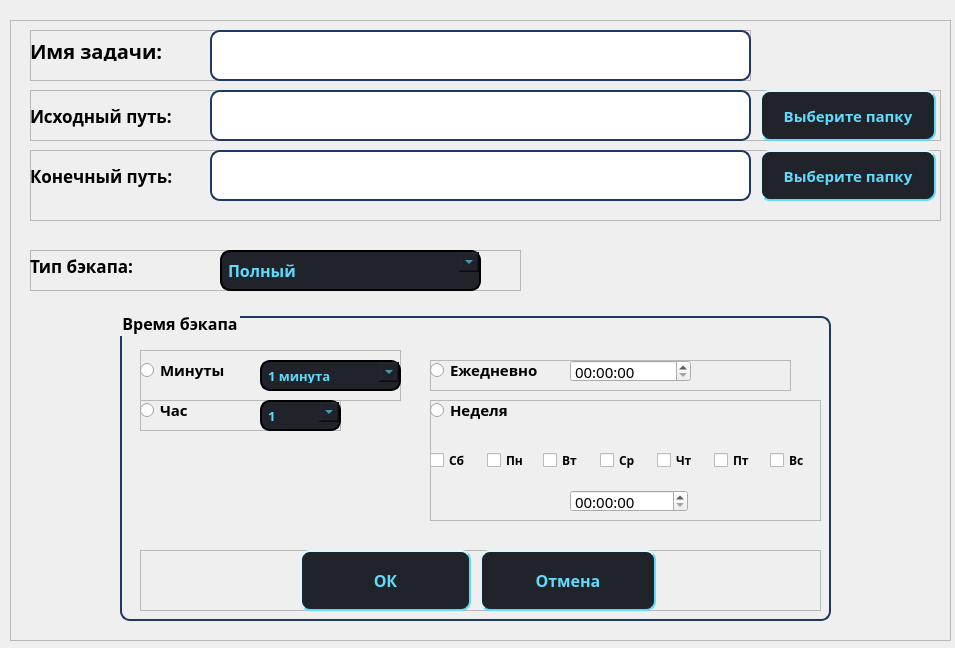
<?xml version="1.0" encoding="UTF-8"?>
<ui version="4.0">
 <class>DialogShedule</class>
 <widget class="QDialog" name="DialogShedule">
  <property name="geometry">
   <rect>
    <x>0</x>
    <y>0</y>
    <width>955</width>
    <height>648</height>
   </rect>
  </property>
  <property name="windowTitle">
   <string>Добавление задачи для бэкапа</string>
  </property>
  <property name="windowIcon">
   <iconset>
    <normaloff>../../../static/icons/Folder-Backups.ico</normaloff>../../../static/icons/Folder-Backups.ico</iconset>
  </property>
  <widget class="QFrame" name="frame">
   <property name="geometry">
    <rect>
     <x>10</x>
     <y>20</y>
     <width>941</width>
     <height>621</height>
    </rect>
   </property>
   <property name="frameShape">
    <enum>QFrame::StyledPanel</enum>
   </property>
   <property name="frameShadow">
    <enum>QFrame::Raised</enum>
   </property>
   <widget class="QGroupBox" name="groupBox">
    <property name="geometry">
     <rect>
      <x>110</x>
      <y>290</y>
      <width>711</width>
      <height>311</height>
     </rect>
    </property>
    <property name="font">
     <font>
      <family>Century Gothic</family>
      <pointsize>12</pointsize>
      <weight>75</weight>
      <bold>true</bold>
     </font>
    </property>
    <property name="styleSheet">
     <string notr="true">QGroupBox {
    border: 2px solid #1f3861;
    border-radius: 10px;
    margin-top: 6px;
}

QGroupBox::indicator:unchecked {
    background-color: #20232A;
}

QGroupBox::indicator:checked {
    background-color: #1c4483;
}

QComboBox {
    background-color: #20232A;
    color: #61dafb;
    border-style: outset;
    border-width: 2px;
    border-radius: 10px;
    padding: 6px;
}

QComboBox:hover {
    background-color: #1f3861;
}

QComboBox:pressed {
    background-color: #1c4483;
}

QComboBox::drop-down {
    width: 20px;
    height: 20px;
}

QComboBox QAbstractItemView {
    background-color: #20232A;
    color: #61dafb;
    border: 2px solid #1f3861;
    selection-background-color: #1c4483;
}

</string>
    </property>
    <property name="title">
     <string>Время бэкапа</string>
    </property>
    <widget class="QFrame" name="frame_8">
     <property name="geometry">
      <rect>
       <x>20</x>
       <y>40</y>
       <width>261</width>
       <height>51</height>
      </rect>
     </property>
     <property name="frameShape">
      <enum>QFrame::StyledPanel</enum>
     </property>
     <property name="frameShadow">
      <enum>QFrame::Raised</enum>
     </property>
     <widget class="QRadioButton" name="minutesRadio">
      <property name="geometry">
       <rect>
        <x>0</x>
        <y>10</y>
        <width>111</width>
        <height>20</height>
       </rect>
      </property>
      <property name="font">
       <font>
        <family>Century Gothic</family>
        <pointsize>11</pointsize>
        <weight>75</weight>
        <bold>true</bold>
       </font>
      </property>
      <property name="text">
       <string>Минуты</string>
      </property>
     </widget>
     <widget class="QComboBox" name="minutesComboBox">
      <property name="geometry">
       <rect>
        <x>120</x>
        <y>10</y>
        <width>141</width>
        <height>31</height>
       </rect>
      </property>
      <property name="font">
       <font>
        <family>Century Gothic</family>
        <pointsize>10</pointsize>
        <weight>75</weight>
        <bold>true</bold>
       </font>
      </property>
      <property name="styleSheet">
       <string notr="true">QComboBox {
    background-color: #20232A;
    color: #61dafb;
    border-style: outset;
    border-width: 2px;
    border-radius: 10px;
    padding: 6px;
}

QComboBox:hover {
    background-color: #1f3861;
}

QComboBox:pressed {
    background-color: #1c4483;
}

QComboBox::drop-down {
    width: 20px;
    height: 20px;
}

QComboBox QAbstractItemView {
    background-color: #20232A;
    color: #61dafb;
    border: 2px solid #1f3861;
    selection-background-color: #1c4483;
}
</string>
      </property>
      <item>
       <property name="text">
        <string>1 минута</string>
       </property>
      </item>
      <item>
       <property name="text">
        <string>5 минут</string>
       </property>
      </item>
      <item>
       <property name="text">
        <string>10 минут</string>
       </property>
      </item>
      <item>
       <property name="text">
        <string>15 минут</string>
       </property>
      </item>
      <item>
       <property name="text">
        <string>20 минут</string>
       </property>
      </item>
      <item>
       <property name="text">
        <string>25 минут</string>
       </property>
      </item>
      <item>
       <property name="text">
        <string>30 минут</string>
       </property>
      </item>
      <item>
       <property name="text">
        <string>35 минут</string>
       </property>
      </item>
      <item>
       <property name="text">
        <string>40 минут</string>
       </property>
      </item>
      <item>
       <property name="text">
        <string>45 минут</string>
       </property>
      </item>
      <item>
       <property name="text">
        <string>50 минут</string>
       </property>
      </item>
      <item>
       <property name="text">
        <string>55 минут</string>
       </property>
      </item>
      <item>
       <property name="text">
        <string>60 минут</string>
       </property>
      </item>
     </widget>
    </widget>
    <widget class="QFrame" name="frame_9">
     <property name="geometry">
      <rect>
       <x>20</x>
       <y>90</y>
       <width>201</width>
       <height>31</height>
      </rect>
     </property>
     <property name="frameShape">
      <enum>QFrame::StyledPanel</enum>
     </property>
     <property name="frameShadow">
      <enum>QFrame::Raised</enum>
     </property>
     <widget class="QRadioButton" name="hoursRadio">
      <property name="geometry">
       <rect>
        <x>0</x>
        <y>0</y>
        <width>111</width>
        <height>20</height>
       </rect>
      </property>
      <property name="font">
       <font>
        <family>Century Gothic</family>
        <pointsize>11</pointsize>
        <weight>75</weight>
        <bold>true</bold>
       </font>
      </property>
      <property name="text">
       <string>Час</string>
      </property>
     </widget>
     <widget class="QComboBox" name="hoursComboBox">
      <property name="geometry">
       <rect>
        <x>120</x>
        <y>0</y>
        <width>81</width>
        <height>31</height>
       </rect>
      </property>
      <property name="font">
       <font>
        <family>Century Gothic</family>
        <pointsize>10</pointsize>
        <weight>75</weight>
        <bold>true</bold>
       </font>
      </property>
      <property name="styleSheet">
       <string notr="true">QComboBox {
    background-color: #20232A;
    color: #61dafb;
    border-style: outset;
    border-width: 2px;
    border-radius: 10px;
    padding: 6px;
}

QComboBox:hover {
    background-color: #1f3861;
}

QComboBox:pressed {
    background-color: #1c4483;
}

QComboBox::drop-down {
    width: 20px;
    height: 20px;
}

QComboBox QAbstractItemView {
    background-color: #20232A;
    color: #61dafb;
    border: 2px solid #1f3861;
    selection-background-color: #1c4483;
}
</string>
      </property>
      <item>
       <property name="text">
        <string>1</string>
       </property>
      </item>
      <item>
       <property name="text">
        <string>2</string>
       </property>
      </item>
      <item>
       <property name="text">
        <string>3</string>
       </property>
      </item>
      <item>
       <property name="text">
        <string>4</string>
       </property>
      </item>
      <item>
       <property name="text">
        <string>5</string>
       </property>
      </item>
      <item>
       <property name="text">
        <string>6</string>
       </property>
      </item>
      <item>
       <property name="text">
        <string>7</string>
       </property>
      </item>
      <item>
       <property name="text">
        <string>8</string>
       </property>
      </item>
      <item>
       <property name="text">
        <string>9</string>
       </property>
      </item>
      <item>
       <property name="text">
        <string>10</string>
       </property>
      </item>
      <item>
       <property name="text">
        <string>11</string>
       </property>
      </item>
      <item>
       <property name="text">
        <string>12</string>
       </property>
      </item>
      <item>
       <property name="text">
        <string>13</string>
       </property>
      </item>
      <item>
       <property name="text">
        <string>14</string>
       </property>
      </item>
      <item>
       <property name="text">
        <string>15</string>
       </property>
      </item>
      <item>
       <property name="text">
        <string>16</string>
       </property>
      </item>
      <item>
       <property name="text">
        <string>17</string>
       </property>
      </item>
      <item>
       <property name="text">
        <string>18</string>
       </property>
      </item>
      <item>
       <property name="text">
        <string>19</string>
       </property>
      </item>
      <item>
       <property name="text">
        <string>20</string>
       </property>
      </item>
      <item>
       <property name="text">
        <string>21</string>
       </property>
      </item>
      <item>
       <property name="text">
        <string>22</string>
       </property>
      </item>
      <item>
       <property name="text">
        <string>23</string>
       </property>
      </item>
      <item>
       <property name="text">
        <string>24</string>
       </property>
      </item>
     </widget>
    </widget>
    <widget class="QFrame" name="frame_10">
     <property name="geometry">
      <rect>
       <x>310</x>
       <y>50</y>
       <width>361</width>
       <height>31</height>
      </rect>
     </property>
     <property name="frameShape">
      <enum>QFrame::StyledPanel</enum>
     </property>
     <property name="frameShadow">
      <enum>QFrame::Raised</enum>
     </property>
     <widget class="QRadioButton" name="daysRadio">
      <property name="geometry">
       <rect>
        <x>0</x>
        <y>0</y>
        <width>141</width>
        <height>20</height>
       </rect>
      </property>
      <property name="font">
       <font>
        <family>Century Gothic</family>
        <pointsize>11</pointsize>
        <weight>75</weight>
        <bold>true</bold>
       </font>
      </property>
      <property name="text">
       <string>Ежедневно</string>
      </property>
     </widget>
     <widget class="QTimeEdit" name="dayTimeEdit">
      <property name="geometry">
       <rect>
        <x>140</x>
        <y>0</y>
        <width>121</width>
        <height>22</height>
       </rect>
      </property>
      <property name="font">
       <font>
        <family>Century Gothic</family>
        <pointsize>11</pointsize>
        <weight>50</weight>
        <bold>false</bold>
       </font>
      </property>
     </widget>
    </widget>
    <widget class="QFrame" name="frame_11">
     <property name="geometry">
      <rect>
       <x>310</x>
       <y>90</y>
       <width>391</width>
       <height>121</height>
      </rect>
     </property>
     <property name="frameShape">
      <enum>QFrame::StyledPanel</enum>
     </property>
     <property name="frameShadow">
      <enum>QFrame::Raised</enum>
     </property>
     <widget class="QRadioButton" name="weeksRadio">
      <property name="geometry">
       <rect>
        <x>0</x>
        <y>0</y>
        <width>131</width>
        <height>20</height>
       </rect>
      </property>
      <property name="font">
       <font>
        <family>Century Gothic</family>
        <pointsize>11</pointsize>
        <weight>75</weight>
        <bold>true</bold>
       </font>
      </property>
      <property name="text">
       <string>Неделя</string>
      </property>
     </widget>
     <widget class="QWidget" name="weekDaysGroup" native="true">
      <property name="geometry">
       <rect>
        <x>0</x>
        <y>40</y>
        <width>391</width>
        <height>41</height>
       </rect>
      </property>
      <layout class="QHBoxLayout" name="horizontalLayout">
       <item>
        <widget class="QCheckBox" name="saturdayCheckBox">
         <property name="font">
          <font>
           <family>Century Gothic</family>
           <pointsize>9</pointsize>
           <weight>75</weight>
           <bold>true</bold>
          </font>
         </property>
         <property name="text">
          <string>Сб</string>
         </property>
        </widget>
       </item>
       <item>
        <widget class="QCheckBox" name="mondayCheckBox">
         <property name="font">
          <font>
           <family>Century Gothic</family>
           <pointsize>9</pointsize>
           <weight>75</weight>
           <bold>true</bold>
          </font>
         </property>
         <property name="text">
          <string>Пн</string>
         </property>
        </widget>
       </item>
       <item>
        <widget class="QCheckBox" name="tuesdayCheckBox">
         <property name="font">
          <font>
           <family>Century Gothic</family>
           <pointsize>9</pointsize>
           <weight>75</weight>
           <bold>true</bold>
          </font>
         </property>
         <property name="text">
          <string>Вт</string>
         </property>
        </widget>
       </item>
       <item>
        <widget class="QCheckBox" name="wednesdayCheckBox">
         <property name="font">
          <font>
           <family>Century Gothic</family>
           <pointsize>9</pointsize>
           <weight>75</weight>
           <bold>true</bold>
          </font>
         </property>
         <property name="text">
          <string>Ср</string>
         </property>
        </widget>
       </item>
       <item>
        <widget class="QCheckBox" name="thursdayCheckBox">
         <property name="font">
          <font>
           <family>Century Gothic</family>
           <pointsize>9</pointsize>
           <weight>75</weight>
           <bold>true</bold>
          </font>
         </property>
         <property name="text">
          <string>Чт</string>
         </property>
        </widget>
       </item>
       <item>
        <widget class="QCheckBox" name="fridayCheckBox">
         <property name="font">
          <font>
           <family>Century Gothic</family>
           <pointsize>9</pointsize>
           <weight>75</weight>
           <bold>true</bold>
          </font>
         </property>
         <property name="text">
          <string>Пт</string>
         </property>
        </widget>
       </item>
       <item>
        <widget class="QCheckBox" name="sundayCheckBox">
         <property name="font">
          <font>
           <family>Century Gothic</family>
           <pointsize>9</pointsize>
           <weight>75</weight>
           <bold>true</bold>
          </font>
         </property>
         <property name="text">
          <string>Вс</string>
         </property>
        </widget>
       </item>
      </layout>
     </widget>
     <widget class="QTimeEdit" name="weekTimeEdit">
      <property name="geometry">
       <rect>
        <x>140</x>
        <y>90</y>
        <width>118</width>
        <height>22</height>
       </rect>
      </property>
      <property name="font">
       <font>
        <family>Century Gothic</family>
        <pointsize>11</pointsize>
        <weight>50</weight>
        <bold>false</bold>
       </font>
      </property>
     </widget>
    </widget>
    <widget class="QFrame" name="frame_2">
     <property name="geometry">
      <rect>
       <x>20</x>
       <y>240</y>
       <width>681</width>
       <height>61</height>
      </rect>
     </property>
     <property name="frameShape">
      <enum>QFrame::StyledPanel</enum>
     </property>
     <property name="frameShadow">
      <enum>QFrame::Raised</enum>
     </property>
     <widget class="QPushButton" name="okButton">
      <property name="geometry">
       <rect>
        <x>160</x>
        <y>0</y>
        <width>171</width>
        <height>61</height>
       </rect>
      </property>
      <property name="font">
       <font>
        <family>Century Gothic</family>
        <pointsize>12</pointsize>
        <weight>75</weight>
        <bold>true</bold>
       </font>
      </property>
      <property name="styleSheet">
       <string notr="true">            QWidget {
                background-color: #20232A;
                color: #61dafb;
            }
QPushButton {
                border-style: outset;
                border-width: 2px;
                border-radius: 10px;
                padding: 6px;
}
QPushButton:hover {
background-color: #1f3861;
}
QPushButton:pressed {
background-color: #1c4483;

}
            QLabel {
                color: #61dafb;
                font: bold 16px;
            }




</string>
      </property>
      <property name="text">
       <string>ОК</string>
      </property>
     </widget>
     <widget class="QPushButton" name="cancelButton">
      <property name="geometry">
       <rect>
        <x>340</x>
        <y>0</y>
        <width>176</width>
        <height>61</height>
       </rect>
      </property>
      <property name="font">
       <font>
        <family>Century Gothic</family>
        <pointsize>12</pointsize>
        <weight>75</weight>
        <bold>true</bold>
       </font>
      </property>
      <property name="styleSheet">
       <string notr="true">            QWidget {
                background-color: #20232A;
                color: #61dafb;
            }
QPushButton {
                border-style: outset;
                border-width: 2px;
                border-radius: 10px;
                padding: 6px;
}
QPushButton:hover {
background-color: #1f3861;
}
QPushButton:pressed {
background-color: #1c4483;

}
            QLabel {
                color: #61dafb;
                font: bold 16px;
            }




</string>
      </property>
      <property name="text">
       <string>Отмена</string>
      </property>
     </widget>
    </widget>
   </widget>
   <widget class="QFrame" name="frame_3">
    <property name="geometry">
     <rect>
      <x>20</x>
      <y>10</y>
      <width>721</width>
      <height>51</height>
     </rect>
    </property>
    <property name="frameShape">
     <enum>QFrame::StyledPanel</enum>
    </property>
    <property name="frameShadow">
     <enum>QFrame::Raised</enum>
    </property>
    <widget class="QLabel" name="label">
     <property name="geometry">
      <rect>
       <x>0</x>
       <y>10</y>
       <width>161</width>
       <height>21</height>
      </rect>
     </property>
     <property name="font">
      <font>
       <family>Century Gothic</family>
       <pointsize>15</pointsize>
       <weight>75</weight>
       <bold>true</bold>
      </font>
     </property>
     <property name="text">
      <string>Имя задачи:</string>
     </property>
    </widget>
    <widget class="QLineEdit" name="taskNameEdit">
     <property name="geometry">
      <rect>
       <x>180</x>
       <y>0</y>
       <width>541</width>
       <height>51</height>
      </rect>
     </property>
     <property name="font">
      <font>
       <family>Century Gothic</family>
       <pointsize>12</pointsize>
      </font>
     </property>
     <property name="styleSheet">
      <string notr="true">QLineEdit {
                border-style: outset;
                border-width: 2px;
                border-radius: 10px;
                min-width: 10em;
                padding: 6px;
    			border: 2px solid #1f3861;
}



</string>
     </property>
    </widget>
   </widget>
   <widget class="QFrame" name="frame_5">
    <property name="geometry">
     <rect>
      <x>20</x>
      <y>70</y>
      <width>911</width>
      <height>51</height>
     </rect>
    </property>
    <property name="frameShape">
     <enum>QFrame::StyledPanel</enum>
    </property>
    <property name="frameShadow">
     <enum>QFrame::Raised</enum>
    </property>
    <widget class="QLabel" name="label_2">
     <property name="geometry">
      <rect>
       <x>0</x>
       <y>10</y>
       <width>181</width>
       <height>31</height>
      </rect>
     </property>
     <property name="font">
      <font>
       <family>Century Gothic</family>
       <pointsize>13</pointsize>
       <weight>75</weight>
       <bold>true</bold>
      </font>
     </property>
     <property name="text">
      <string>Исходный путь:</string>
     </property>
    </widget>
    <widget class="QLineEdit" name="sourcePathEdit">
     <property name="geometry">
      <rect>
       <x>180</x>
       <y>0</y>
       <width>541</width>
       <height>51</height>
      </rect>
     </property>
     <property name="font">
      <font>
       <family>Century Gothic</family>
       <pointsize>13</pointsize>
      </font>
     </property>
     <property name="styleSheet">
      <string notr="true">QLineEdit {
                border-style: outset;
                border-width: 2px;
                border-radius: 10px;
                min-width: 10em;
                padding: 6px;
    			border: 2px solid #1f3861;
}


</string>
     </property>
    </widget>
    <widget class="QPushButton" name="sourcePathButton">
     <property name="geometry">
      <rect>
       <x>730</x>
       <y>0</y>
       <width>176</width>
       <height>51</height>
      </rect>
     </property>
     <property name="font">
      <font>
       <family>Century Gothic</family>
       <pointsize>11</pointsize>
       <weight>75</weight>
       <bold>true</bold>
      </font>
     </property>
     <property name="styleSheet">
      <string notr="true">            QWidget {
                background-color: #20232A;
                color: #61dafb;
            }
QPushButton {
                border-style: outset;
                border-width: 2px;
                border-radius: 10px;
                min-width: 10em;
                padding: 6px;
}
QPushButton:hover {
background-color: #1f3861;
}
QPushButton:pressed {
background-color: #1c4483;

}
            QLabel {
                color: #61dafb;
                font: bold 16px;
            }




</string>
     </property>
     <property name="text">
      <string>Выберите папку</string>
     </property>
    </widget>
   </widget>
   <widget class="QFrame" name="frame_6">
    <property name="geometry">
     <rect>
      <x>20</x>
      <y>130</y>
      <width>911</width>
      <height>71</height>
     </rect>
    </property>
    <property name="frameShape">
     <enum>QFrame::StyledPanel</enum>
    </property>
    <property name="frameShadow">
     <enum>QFrame::Raised</enum>
    </property>
    <widget class="QLabel" name="label_5">
     <property name="geometry">
      <rect>
       <x>0</x>
       <y>10</y>
       <width>171</width>
       <height>31</height>
      </rect>
     </property>
     <property name="font">
      <font>
       <family>Century Gothic</family>
       <pointsize>13</pointsize>
       <weight>75</weight>
       <bold>true</bold>
      </font>
     </property>
     <property name="text">
      <string>Конечный путь:</string>
     </property>
    </widget>
    <widget class="QLineEdit" name="destPathEdit">
     <property name="geometry">
      <rect>
       <x>180</x>
       <y>0</y>
       <width>541</width>
       <height>51</height>
      </rect>
     </property>
     <property name="font">
      <font>
       <family>Century Gothic</family>
       <pointsize>12</pointsize>
      </font>
     </property>
     <property name="styleSheet">
      <string notr="true">QLineEdit {
                border-style: outset;
                border-width: 2px;
                border-radius: 10px;
                min-width: 10em;
                padding: 6px;
    			border: 2px solid #1f3861;
}


</string>
     </property>
    </widget>
    <widget class="QPushButton" name="destPathButton">
     <property name="geometry">
      <rect>
       <x>730</x>
       <y>0</y>
       <width>176</width>
       <height>51</height>
      </rect>
     </property>
     <property name="font">
      <font>
       <family>Century Gothic</family>
       <pointsize>11</pointsize>
       <weight>75</weight>
       <bold>true</bold>
      </font>
     </property>
     <property name="styleSheet">
      <string notr="true">            QWidget {
                background-color: #20232A;
                color: #61dafb;
            }
QPushButton {
                border-style: outset;
                border-width: 2px;
                border-radius: 10px;
                min-width: 10em;
                padding: 6px;
}
QPushButton:hover {
background-color: #1f3861;
}
QPushButton:pressed {
background-color: #1c4483;

}
            QLabel {
                color: #61dafb;
                font: bold 16px;
            }




</string>
     </property>
     <property name="text">
      <string>Выберите папку</string>
     </property>
    </widget>
   </widget>
   <widget class="QFrame" name="frame_7">
    <property name="geometry">
     <rect>
      <x>20</x>
      <y>230</y>
      <width>491</width>
      <height>41</height>
     </rect>
    </property>
    <property name="frameShape">
     <enum>QFrame::StyledPanel</enum>
    </property>
    <property name="frameShadow">
     <enum>QFrame::Raised</enum>
    </property>
    <widget class="QLabel" name="label_6">
     <property name="geometry">
      <rect>
       <x>0</x>
       <y>0</y>
       <width>141</width>
       <height>31</height>
      </rect>
     </property>
     <property name="font">
      <font>
       <family>Century Gothic</family>
       <pointsize>13</pointsize>
       <weight>75</weight>
       <bold>true</bold>
      </font>
     </property>
     <property name="text">
      <string>Тип бэкапа:</string>
     </property>
    </widget>
    <widget class="QComboBox" name="backupTypeCombo">
     <property name="geometry">
      <rect>
       <x>190</x>
       <y>0</y>
       <width>261</width>
       <height>41</height>
      </rect>
     </property>
     <property name="font">
      <font>
       <family>Century Gothic</family>
       <pointsize>12</pointsize>
       <weight>75</weight>
       <bold>true</bold>
      </font>
     </property>
     <property name="styleSheet">
      <string notr="true">QComboBox {
    background-color: #20232A;
    color: #61dafb;
    border-style: outset;
    border-width: 2px;
    border-radius: 10px;
    padding: 6px;
}

QComboBox:hover {
    background-color: #1f3861;
}

QComboBox:pressed {
    background-color: #1c4483;
}

QComboBox::drop-down {
    width: 20px;
    height: 20px;
}

QComboBox QAbstractItemView {
    background-color: #20232A;
    color: #61dafb;
    border: 2px solid #1f3861;
    selection-background-color: #1c4483;
}
</string>
     </property>
     <item>
      <property name="text">
       <string>Полный</string>
      </property>
     </item>
     <item>
      <property name="text">
       <string>Инкрементальный</string>
      </property>
     </item>
     <item>
      <property name="text">
       <string>Дифференциальный</string>
      </property>
     </item>
    </widget>
   </widget>
  </widget>
 </widget>
 <resources>
  <include location="../../../static/resource.qrc"/>
 </resources>
 <connections/>
</ui>
